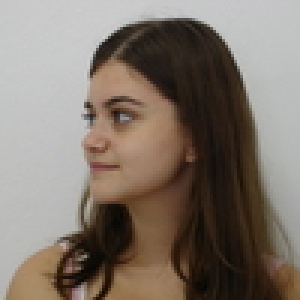
#> input picture recdev-master/teste/hard/11-01.jpg, 100 x 100 px (shown 3 times larger)
$ python -i testar.py   (imports and definitions only)
#> lines starting #> are read from the running program, lines starting #| are printed output that depends on the picture
import cv2
import os
import numpy as np

BASE_DIR = os.path.dirname(os.path.abspath(__file__))
TESTE_DIR = os.path.join(BASE_DIR, "recdev-master", "teste", "hard")
XML_FILE = os.path.join(BASE_DIR, "haarcascade_frontalface_default.xml")
MODELO_FILE = os.path.join(BASE_DIR, "modelo_lbph.yml")

# [1 line not run here, left out]
recognizer = cv2.face.LBPHFaceRecognizer_create()

# [6 lines not run here, left out]

face_cascade = cv2.CascadeClassifier(XML_FILE)

# [119 lines left out: functions extrair_id, testar_modelo, not called in this run]

def reconhecer_face(caminho_imagem):
#> called with caminho_imagem = 'recdev-master/teste/hard/11-01.jpg'
    img = cv2.imread(caminho_imagem)
#> img is the input picture: shape (100, 100, 3); mean B, G, R 107.7, 117.7, 128.9
    if img is None:
        print("Nao foi possivel ler a imagem!")
        return

    gray = cv2.cvtColor(img, cv2.COLOR_BGR2GRAY)
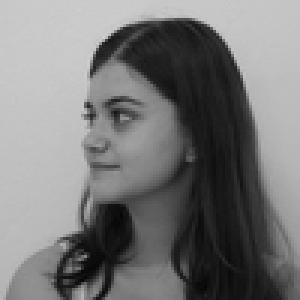
#> gray: shape (100, 100) (shown 3 times larger); min 5, max 208, mean 119.9
    rostos = face_cascade.detectMultiScale(gray, scaleFactor=1.1, minNeighbors=5)
#> rostos = [[11, 19, 47, 47]]

    if len(rostos) == 0:
        print("Nenhum rosto encontrado!")
        return

    for (x, y, w, h) in rostos:
        rosto = gray[y:y+h, x:x+w]
        rosto = cv2.resize(rosto, (200, 200))

        label, confianca = recognizer.predict(rosto)

        if confianca < 100:
            texto = f"ID: {label} ({confianca:.0f})"
            cor = (0, 255, 0)
        elif confianca < 200:
            texto = f"ID {label}? ({confianca:.0f})"
            cor = (0, 255, 255)
        else:
            texto = "Desconhecido"
            cor = (0, 0, 255)

        cv2.rectangle(img, (x, y), (x+w, y+h), cor, 2)
        cv2.putText(img, texto, (x, y-10), cv2.FONT_HERSHEY_SIMPLEX, 0.6, cor, 2)
#> this loop made 1 pass
#> pass 1, in reconhecer_face, `rosto = gray[y:y+h, x:x+w]`:
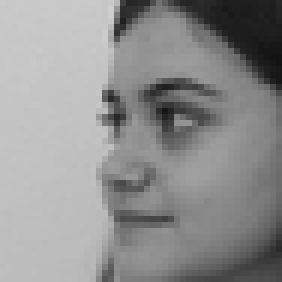
#> rosto: shape (47, 47) (shown 6 times larger); min 18, max 206, mean 143.9

    cv2.imshow("Reconhecimento", img)
    cv2.waitKey(0)
    cv2.destroyAllWindows()

# [17 lines not run here, left out]

#> (the run stopped early here; a loop or call above may not have finished)
